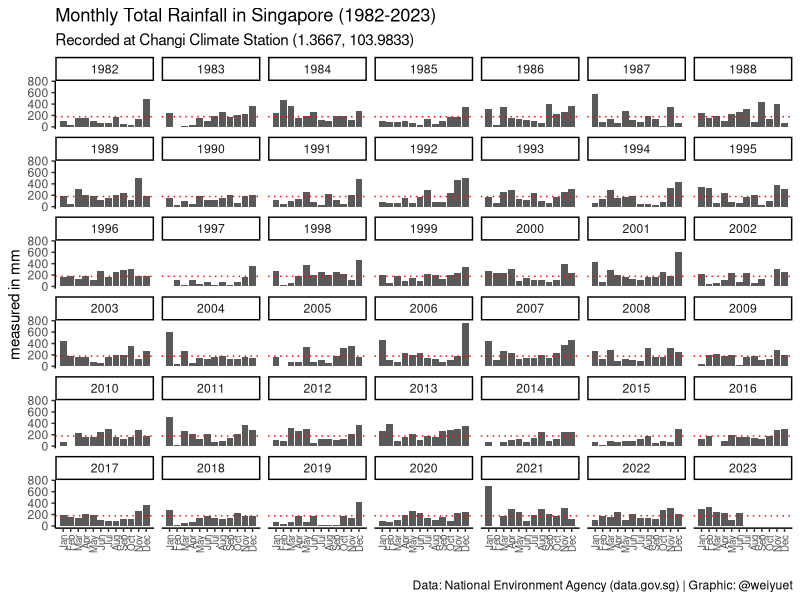
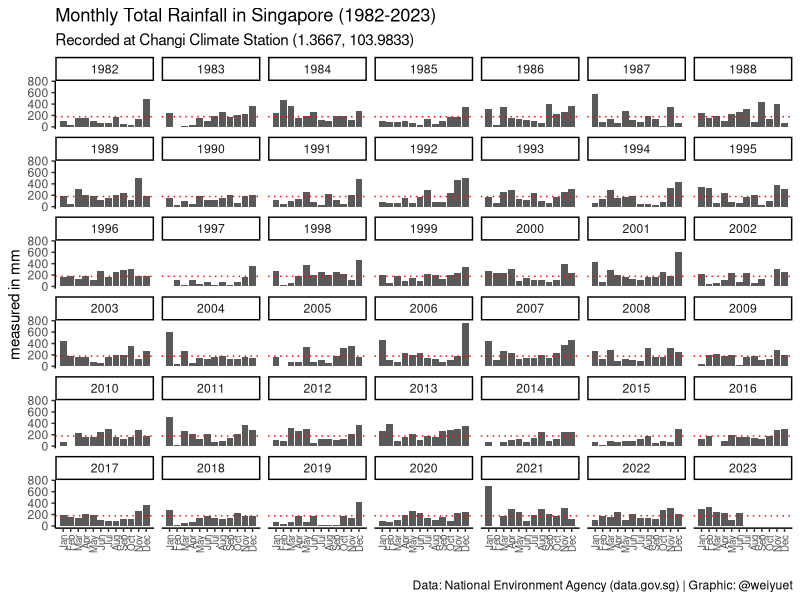

Source code (R) for these figures, in order:
##########################
# Rainfall Monthly Total #
##########################

#### Setup ####
library(tidyverse)
library(glue)

#### Load Data ####
rainfall_monthly_total <- read_csv("data/rainfall-monthly-total/rainfall-monthly-total.csv")

#### Wrangle ####
# Separate year and month
rainfall_monthly_total <- rainfall_monthly_total %>% 
  separate(month, c("year", "month"))

# Convert year and month into numeric
rainfall_monthly_total <- rainfall_monthly_total %>% 
  mutate(year = as.numeric(year),
         month = as.numeric(month))

# Calculate long term mean
rainfall_monthly_total %>% 
  summarize(across(total_rainfall,
                   mean,
                   na.rm = TRUE))

#### Visualize ####
# How much rain falls in a month in total?
rainfall_monthly_total %>% 
  ggplot(aes(x = month,
             y = total_rainfall)) +
  geom_col() +
  facet_wrap(vars(year)) +
  geom_hline(yintercept = 178,
             linetype = "dotted",
             colour = "red") +
  scale_x_continuous(breaks = 1:12,
                     labels = month.abb[1:12]) +
  labs(x = "",
       y = "measured in mm",
       title = glue("Monthly Total Rainfall in Singapore ({min(rainfall_monthly_total$year)}-{max(rainfall_monthly_total$year)})"),
       subtitle = "Recorded at Changi Climate Station (1.3667, 103.9833)",
       caption = "Data: National Environment Agency (data.gov.sg) | Graphic: @weiyuet") +
  theme_classic() +
  theme(axis.text.x = element_text(angle = 90,
                                   vjust = 0.5,
                                   hjust = 1,
                                   size = 7))

#### Save Image ####
ggsave("figures/rainfall-monthly-total.png",
       width = 8,
       height = 6.5)
